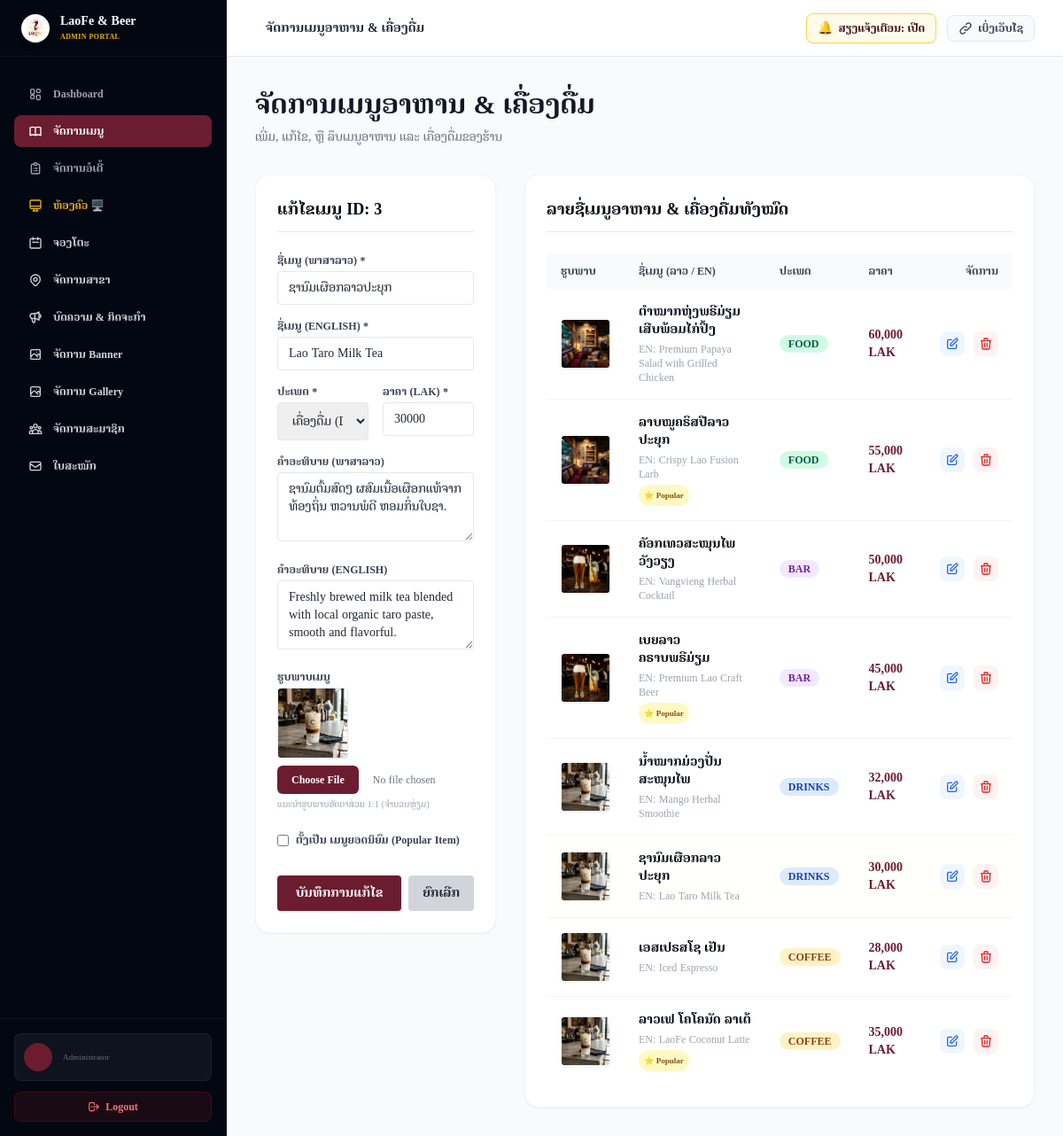
Page /admin/menu_manage.php?edit=3 (signed in) on the committed database.
### tables this page shows
CREATE TABLE IF NOT EXISTS menus (
    id INT AUTO_INCREMENT PRIMARY KEY,
    name_lo VARCHAR(100) NOT NULL,
    name_en VARCHAR(100) NOT NULL,
    category VARCHAR(50) NOT NULL,  
    price DECIMAL(12, 0) NOT NULL,  
    description_lo TEXT,
    description_en TEXT,
    image_path VARCHAR(255),
    is_popular TINYINT(1) DEFAULT 0,
    created_at TIMESTAMP DEFAULT CURRENT_TIMESTAMP
);

### admin/menu_manage.php (the view, shortened to what this page needs)
<?php
require_once __DIR__ . '/header.php';
$menus = [];
try {
    $stmt = $pdo->query("SELECT * FROM menus ORDER BY id DESC");
    $menus = $stmt->fetchAll();
} catch (\Exception $e) {
    $error = 'ເກີດຂໍ້ຜິດພາດ: ' . $e->getMessage();
}
$edit_item = null;
if (isset($_GET['edit'])) {
    $edit_id = intval($_GET['edit']);
    foreach ($menus as $m) {
        if ($m['id'] === $edit_id) {
            $edit_item = $m;
            break;
        }
    }
}
?>
<div class="space-y-8">
    <div>
        <h1 class="text-3xl font-bold text-gray-900 font-serif-lao">ຈັດການເມນູອາຫານ & ເຄື່ອງດື່ມ</h1>
        <p class="text-sm text-gray-500 mt-1">ເພີ່ມ, ແກ້ໄຂ, ຫຼື ລຶບເມນູອາຫານ ແລະ ເຄື່ອງດື່ມຂອງຮ້ານ</p>
    </div>
    <div class="grid grid-cols-1 lg:grid-cols-3 gap-8">
        <div class="bg-white rounded-2xl shadow-sm border border-gray-100 p-6 h-fit space-y-6">
            <h3 class="text-lg font-bold text-gray-950 border-b pb-3 font-serif-lao">
                <?php echo $edit_item ? 'ແກ້ໄຂເມນູ ID: ' . $edit_item['id'] : 'ເພີ່ມເມນູໃໝ່'; ?>
            </h3>
            <form action="menu_manage.php" method="POST" enctype="multipart/form-data" class="space-y-4">
                <div>
                    <label class="block text-xs font-bold text-gray-700 uppercase mb-1">ຊື່ເມນູ (ພາສາລາວ) *</label>
                    <input type="text" name="name_lo" required value="<?php echo htmlspecialchars($edit_item['name_lo'] ?? ''); ?>" placeholder="ເຊັ່ນ: ລາເຕ້ຮ້ອນ" class="w-full px-3 py-2 border border-gray-200 rounded text-sm focus:ring-1 focus:ring-burgundy-700 focus:outline-none">
                </div>
                <div>
                    <label class="block text-xs font-bold text-gray-700 uppercase mb-1">ຊື່ເມນູ (English) *</label>
                    <input type="text" name="name_en" required value="<?php echo htmlspecialchars($edit_item['name_en'] ?? ''); ?>" placeholder="e.g. Hot Latte" class="w-full px-3 py-2 border border-gray-200 rounded text-sm focus:ring-1 focus:ring-burgundy-700 focus:outline-none">
                </div>
                <div class="grid grid-cols-2 gap-4">
                    <div>
                        <label class="block text-xs font-bold text-gray-700 uppercase mb-1">ປະເພດ *</label>
                        <select name="category" class="w-full px-3 py-2 border border-gray-200 rounded text-sm focus:ring-1 focus:ring-burgundy-700 focus:outline-none">
                            <option value="drinks" <?php echo (isset($edit_item['category']) && ($edit_item['category'] === 'drinks' || $edit_item['category'] === 'coffee')) ? 'selected' : ''; ?>>ເຄື່ອງດື່ມ (Drinks)</option>
                        </select>
                    </div>
                    <div>
                        <label class="block text-xs font-bold text-gray-700 uppercase mb-1">ລາຄາ (LAK) *</label>
                        <input type="number" name="price" required value="<?php echo htmlspecialchars($edit_item['price'] ?? ''); ?>" placeholder="ເຊັ່ນ: 35000" class="w-full px-3 py-2 border border-gray-200 rounded text-sm focus:ring-1 focus:ring-burgundy-700 focus:outline-none">
                    </div>
                </div>
                <div>
                    <label class="block text-xs font-bold text-gray-700 uppercase mb-1">ຄຳອະທິບາຍ (ພາສາລາວ)</label>
                    <textarea name="description_lo" rows="3" placeholder="ຄຳອະທິບາຍລາຍລະອຽດ..." class="w-full px-3 py-2 border border-gray-200 rounded text-sm focus:ring-1 focus:ring-burgundy-700 focus:outline-none"><?php echo htmlspecialchars($edit_item['description_lo'] ?? ''); ?></textarea>
                </div>
                <div>
                    <label class="block text-xs font-bold text-gray-700 uppercase mb-1">ຄຳອະທິບາຍ (English)</label>
                    <textarea name="description_en" rows="3" placeholder="Description details..." class="w-full px-3 py-2 border border-gray-200 rounded text-sm focus:ring-1 focus:ring-burgundy-700 focus:outline-none"><?php echo htmlspecialchars($edit_item['description_en'] ?? ''); ?></textarea>
                </div>
                <div>
                    <label class="block text-xs font-bold text-gray-700 uppercase mb-1">ຮູບພາບເມນູ</label>
                    <?php if (isset($edit_item['image_path'])): ?>
                        <div class="w-20 h-20 rounded overflow-hidden mb-2 border border-gray-150 shadow-sm">
                            <img src="../<?php echo htmlspecialchars($edit_item['image_path']); ?>" class="w-full h-full object-cover">
                        </div>
                    <?php endif; ?>
                    <input type="file" name="image" class="w-full text-xs text-gray-500 file:mr-4 file:py-2 file:px-4 file:rounded-md file:border-0 file:text-xs file:font-semibold file:bg-burgundy-700 file:text-white hover:file:bg-burgundy-800 cursor-pointer">
                    <span class="block text-[10px] text-gray-400 mt-1">ແນະນຳຮູບພາບອັດຕາສ່ວນ 1:1 (ຈຳນວນຫຼ່ຽມ)</span>
                </div>
                <div class="flex items-center space-x-2 pt-2">
                    <input type="checkbox" name="is_popular" id="is_popular" value="1" <?php echo (isset($edit_item['is_popular']) && $edit_item['is_popular'] == 1) ? 'checked' : ''; ?> class="rounded text-burgundy-700 focus:ring-burgundy-700">
                    <label for="is_popular" class="text-xs font-bold text-gray-700">ຕັ້ງເປັນ ເມນູຍອດນິຍົມ (Popular Item)</label>
                </div>
                <div class="pt-4 flex gap-2">
                    <button type="submit" class="flex-grow py-2.5 bg-burgundy-700 hover:bg-burgundy-800 text-white font-bold rounded shadow text-sm transition-all duration-200">
                        <?php echo $edit_item ? 'ບັນທຶກການແກ້ໄຂ' : 'ເພີ່ມເມນູ'; ?>
                    </button>
                    <?php if ($edit_item): ?>
                        <a href="menu_manage.php" class="px-4 py-2.5 bg-gray-300 hover:bg-gray-400 text-gray-800 rounded font-bold text-sm transition-all duration-200">ຍົກເລີກ</a>
                    <?php endif; ?>
                </div>
            </form>
        </div>
        <div class="bg-white rounded-2xl shadow-sm border border-gray-100 p-6 lg:col-span-2 space-y-6">
            <h3 class="text-lg font-bold text-gray-950 border-b pb-3 font-serif-lao">ລາຍຊື່ເມນູອາຫານ & ເຄື່ອງດື່ມທັງໝົດ</h3>
            <div class="overflow-x-auto">
                <table class="w-full text-sm text-left text-gray-500">
                    <thead class="text-xs text-gray-700 uppercase bg-gray-50 rounded-lg">
                        <tr>
                            <th class="px-4 py-3">ຮູບພາບ</th>
                            <th class="px-4 py-3">ຊື່ເມນູ (ລາວ / En)</th>
                            <th class="px-4 py-3">ປະເພດ</th>
                            <th class="px-4 py-3">ລາຄາ</th>
                            <th class="px-4 py-3 text-right">ຈັດການ</th>
                        </tr>
                    </thead>
                    <tbody class="divide-y divide-gray-100">
                        <?php if (count($menus) > 0): ?>
                            <?php foreach ($menus as $m): ?>
                                <tr class="hover:bg-gray-50/50 transition-all duration-200 <?php echo (isset($edit_item['id']) && $edit_item['id'] === $m['id']) ? 'bg-burgundy-50/30' : ''; ?>">
                                    <td class="px-4 py-4">
                                        <div class="w-14 h-14 rounded overflow-hidden border border-gray-100 shadow-sm">
                                            <img src="../<?php echo htmlspecialchars($m['image_path']); ?>" class="w-full h-full object-cover">
                                        </div>
                                    </td>
                                    <td class="px-4 py-4 max-w-xs">
                                        <div class="space-y-1">
                                            <div class="text-sm font-bold text-gray-950"><?php echo htmlspecialchars($m['name_lo']); ?></div>
                                            <div class="text-xs text-gray-400 font-mono">EN: <?php echo htmlspecialchars($m['name_en']); ?></div>
                                            <?php if ($m['is_popular'] == 1): ?>
                                                <span class="inline-flex items-center px-1.5 py-0.5 bg-yellow-100 text-yellow-800 text-[9px] font-bold rounded-full mt-1">
                                                    ⭐ Popular
                                                </span>
                                            <?php endif; ?>
                                        </div>
                                    </td>
                                    <td class="px-4 py-4">
                                        <?php
                                            $cat_colors = [
                                                'coffee' => 'bg-amber-100 text-amber-800',
                                                'drinks' => 'bg-blue-100 text-blue-800',
                                                'bar' => 'bg-purple-100 text-purple-800',
                                                'food' => 'bg-emerald-100 text-emerald-800',
                                                'promo' => 'bg-red-100 text-red-800'
                                            ];
                                            $cat_color = $cat_colors[$m['category']] ?? 'bg-gray-100 text-gray-800';
                                        ?>
                                        <span class="inline-flex items-center px-2.5 py-0.5 rounded-full text-xs font-semibold <?php echo $cat_color; ?> uppercase">
                                            <?php echo htmlspecialchars($m['category']); ?>
                                        </span>
                                    </td>
                                    <td class="px-4 py-4 font-extrabold text-burgundy-700 font-mono">
                                        <?php echo number_format($m['price']); ?> LAK
                                    </td>
                                    <td class="px-4 py-4 text-right">
                                        <div class="flex items-center justify-end space-x-2.5">
                                            <a href="menu_manage.php?edit=<?php echo $m['id']; ?>" class="inline-flex items-center justify-center p-1.5 bg-blue-50 text-blue-600 hover:bg-blue-600 hover:text-white rounded-lg transition-all" title="ແກ້ໄຂ">
                                                <svg class="w-4 h-4" fill="none" stroke="currentColor" stroke-width="2" viewBox="0 0 24 24"><path stroke-linecap="round" stroke-linejoin="round" d="M11 5H6a2 2 0 00-2 2v11a2 2 0 002 2h11a2 2 0 002-2v-5m-1.414-9.414a2 2 0 112.828 2.828L11.828 15H9v-2.828l8.586-8.586z"/></svg>
                                            </a>
                                            <form action="menu_manage.php" method="POST" class="inline" onsubmit="return confirm('ທ່ານແນ່ໃຈບໍ່ວ່າຕ້ອງການລຶບເມນູນີ້?');">
                                                <button type="submit" class="inline-flex items-center justify-center p-1.5 bg-red-50 text-red-600 hover:bg-red-600 hover:text-white rounded-lg transition-all" title="ລຶບ">
                                                    <svg class="w-4 h-4" fill="none" stroke="currentColor" stroke-width="2" viewBox="0 0 24 24"><path stroke-linecap="round" stroke-linejoin="round" d="M19 7l-.867 12.142A2 2 0 0116.138 21H7.862a2 2 0 01-1.995-1.858L5 7m5 4v6m4-6v6m1-10V4a1 1 0 00-1-1h-4a1 1 0 00-1 1v3M4 7h16"/></svg>
                                                </button>
                                            </form>
                                        </div>
                                    </td>
                                </tr>
                            <?php endforeach; ?>
                        <?php endif; ?>
                    </tbody>
                </table>
            </div>
        </div>
    </div>
</div>
</main>
</body>
</html>

### assets/css/style.css (style rules this page uses)
:root { --burgundy-primary: #6B1D2F; --burgundy-dark: #531321; --burgundy-light: #7E253A; --burgundy-soft: #FFFDF2; --burgundy-accent: #CD9947; --wood-dark: #381D0B; --wood-warm: #673D1E; --wood-amber: #A3724C; --wood-light: #F7F0E6; --coffee-dark: #271204; --coffee-mocha: #542E12; --coffee-caramel: #C8A382; --beer-gold: #E5A024; --beer-amber: #BE8510; --beer-foam: #FFF9D6; --gold-light: #DCAE6C; --gold-dark: #CD9947; --logo-cream: #FFFDF2; }
* { font-family: 'Noto Serif Lao', serif !important; }
body { font-family: 'Noto Serif Lao', serif !important; scroll-behavior: smooth; background-color: #FFFDF2; color: #1a1a1a; }
input, button, select, textarea, label { font-family: 'Noto Serif Lao', serif !important; }
.font-serif-lao, .font-sans-lao, .font-sans, .font-serif { font-family: 'Noto Serif Lao', serif !important; }
html, body { line-height: 1.6 !important; letter-spacing: 0.01em !important; }
h1, h2, h3, h4, h5, h6, .text-xs, .text-sm, .text-base, .text-lg, .text-xl, .text-2xl, .text-3xl, .text-4xl, .text-5xl, .text-6xl, .text-7xl, .font-serif-lao, .font-sans-lao { letter-spacing: normal !important; word-spacing: 0.02em; }
h1 { line-height: 1.35 !important; padding-top: 0.15rem; padding-bottom: 0.15rem; }
h2, h3 { line-height: 1.4 !important; padding-top: 0.1rem; padding-bottom: 0.1rem; }
h1, h2, h3, h4, h5, h6 { font-family: 'Noto Serif Lao', 'Noto Sans Lao', serif !important; }

### admin/header.php (style rules this page uses)
* { font-family: 'Noto Serif Lao', serif !important; }
body, input, button, select, textarea, label, div, p, span, h1, h2, h3, h4, h5, h6, a, .font-sans, .font-serif, .font-serif-lao, .font-sans-lao { font-family: 'Noto Serif Lao', serif !important; }

### rows in the picture
menus: id "3", name_lo "ຊານົມເຜືອກລາວປະຍຸກ", name_en "Lao Taro Milk Tea", category "ເຄື່ອງດື່ມ (Drinks)", price "30000", description_lo "ຊານົມຕົ້ມສົດໆ ຜສົມເນື້ອເຜືອກແທ້ຈາກທ້ອງຖິ່ນ ຫວານພໍດີ ຫອມກິ່ນໃບຊາ.", description_en "Freshly brewed milk tea blended with local organic taro paste, smooth and flavorful.", image_path (picture), category "DRINKS", price "30,000"
menus: image_path (picture), name_lo "ຕຳໝາກຫຸ່ງພຣີມ່ຽມ ເສີບພ້ອມໄກ່ປິ້ງ", name_en "Premium Papaya Salad with Grilled Chicken", category "FOOD", price "60,000"
menus: image_path (picture), name_lo "ລາບໝູຄຣິສປີລາວປະຍຸກ", name_en "Crispy Lao Fusion Larb", is_popular "⭐ Popular", category "FOOD", price "55,000"
menus: image_path (picture), name_lo "ຄັອກເທວສະໝຸນໄພ ວັງວຽງ", name_en "Vangvieng Herbal Cocktail", category "BAR", price "50,000"
menus: image_path (picture), name_lo "ເບຍລາວຄຣາບພຣີມ່ຽມ", name_en "Premium Lao Craft Beer", is_popular "⭐ Popular", category "BAR", price "45,000"
menus: image_path (picture), name_lo "ນ້ຳໝາກມ່ວງປັ່ນສະໝຸນໄພ", name_en "Mango Herbal Smoothie", category "DRINKS", price "32,000"
menus: image_path (picture), name_lo "ເອສເປຣສໂຊ ເຢັນ", name_en "Iced Espresso", category "COFFEE", price "28,000"
menus: image_path (picture), name_lo "ລາວເຟ ໂຄໂຄນັດ ລາເຕ້", name_en "LaoFe Coconut Latte", is_popular "⭐ Popular", category "COFFEE", price "35,000"

### other values in the picture
$pages_names[$admin_page] "ຈັດການເມນູອາຫານ & ເຄື່ອງດື່ມ"
